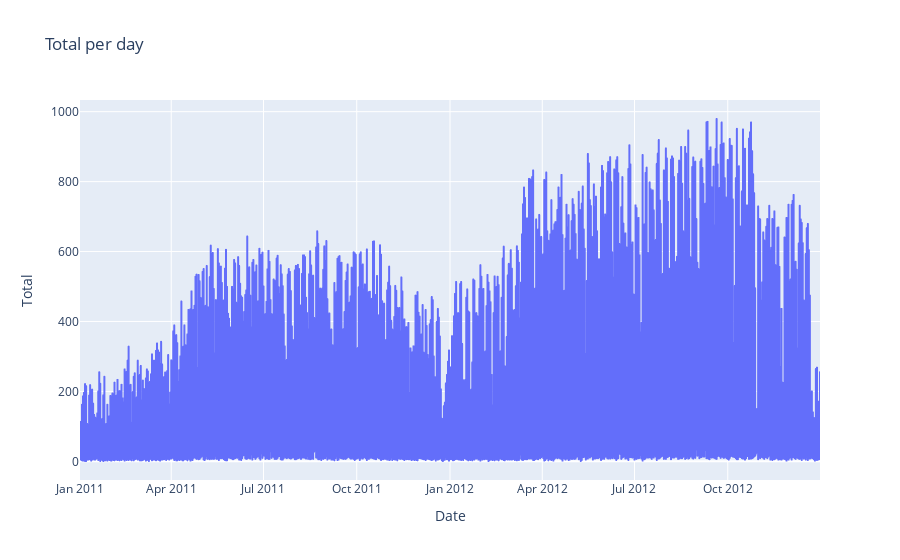

Here is the notebook cell this chart was saved with:
### Code cell
fig = px.line(df, x='date', y='total', 
              labels=labels,
              title='Total per day')
fig.show()

### Figure 1 — Plotly figure (JSON) as saved in the notebook; plotly's stock layout.template omitted (floating-point values rounded to 4 significant figures; data arrays with more than 128 entries replaced by an {"elided": "..."} marker saying what was removed)
{"data": [{"hovertemplate": "Date=%{x}<br>Total=%{y}<extra></extra>", "legendgroup": "", "line": {"color": "#636efa", "dash": "solid"}, "marker": {"symbol": "circle"}, "mode": "lines", "name": "", "showlegend": false, "type": "scattergl", "x": {"elided": "13905 str values"}, "xaxis": "x", "y": {"elided": "13905 int values"}, "yaxis": "y"}], "layout": {"legend": {"tracegroupgap": 0}, "title": {"text": "Total per day"}, "xaxis": {"anchor": "y", "domain": [0, 1], "title": {"text": "Date"}}, "yaxis": {"anchor": "x", "domain": [0, 1], "title": {"text": "Total"}}}}
